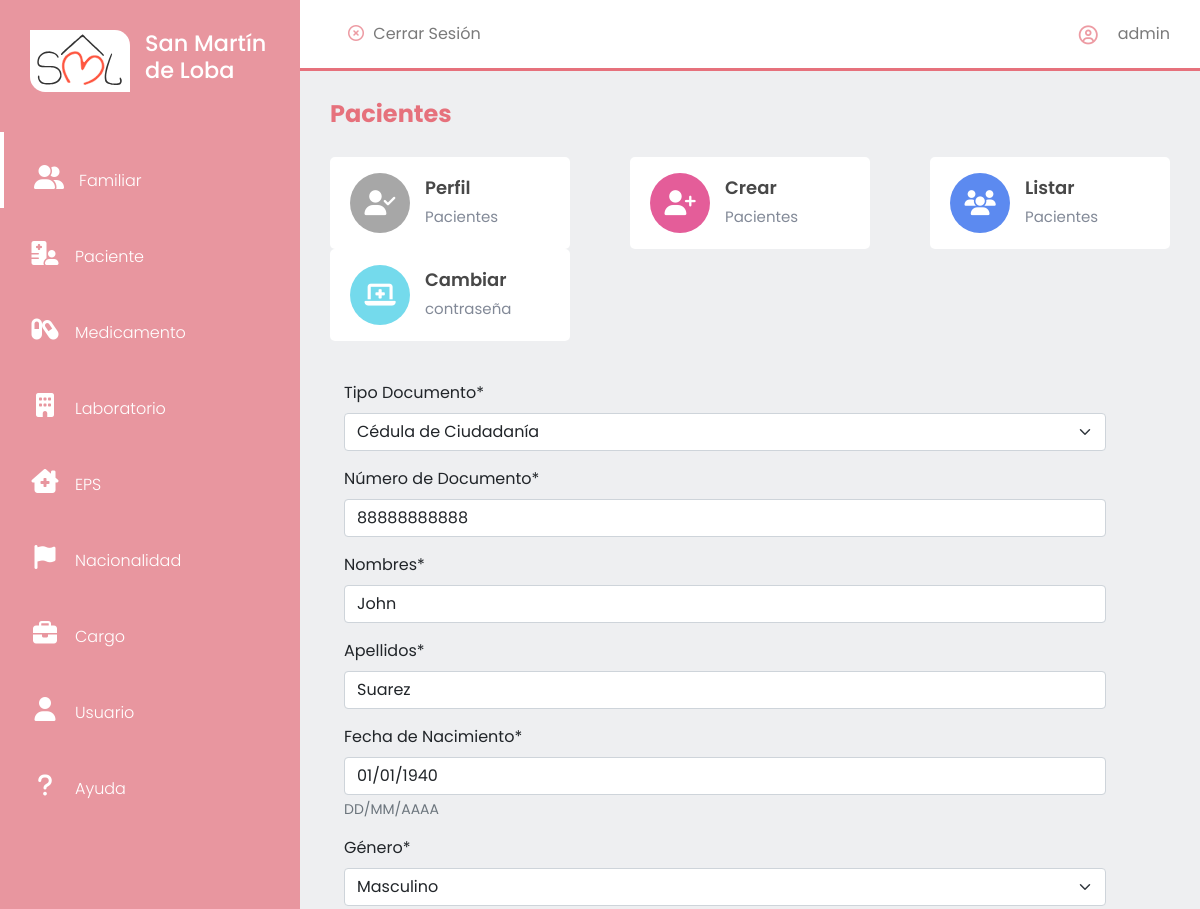
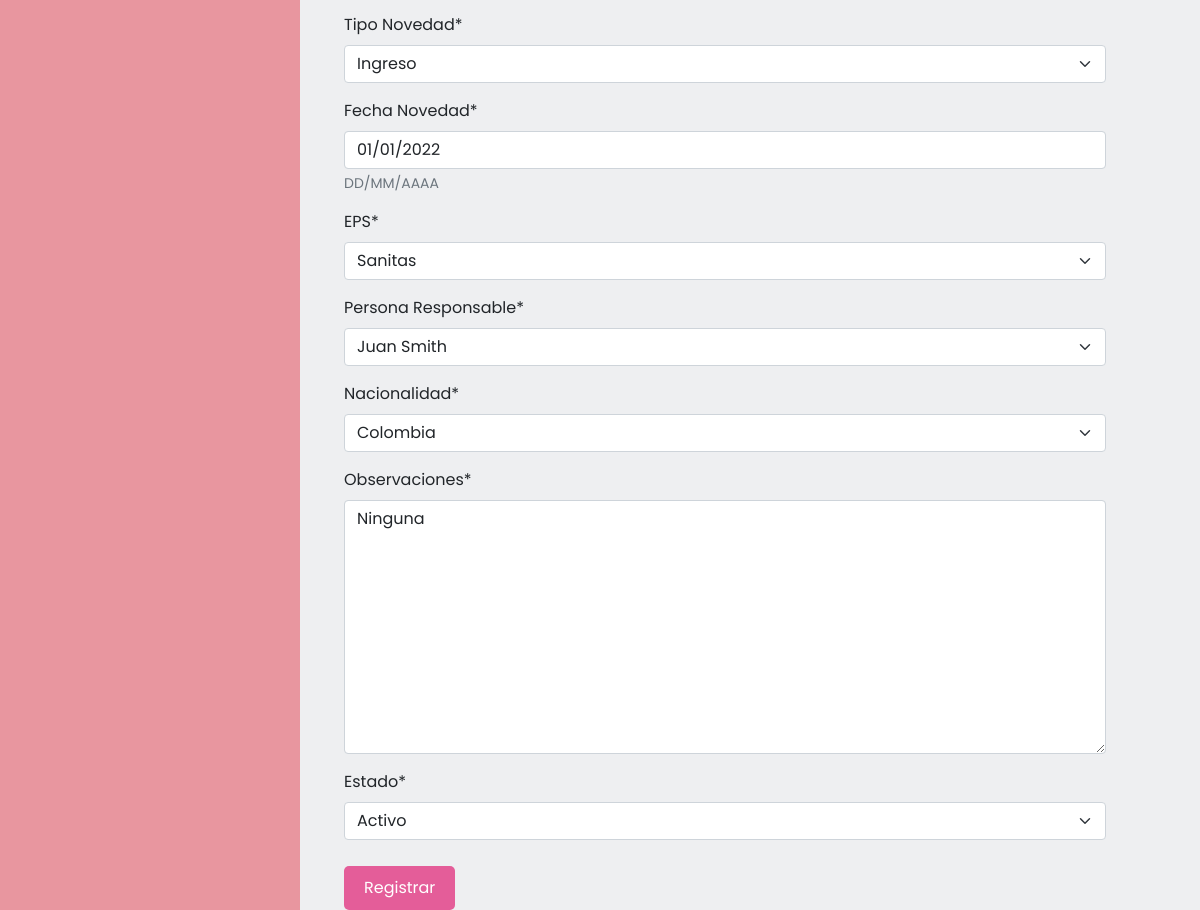
Page /pacientes/editar/1/ (signed in) on the committed database (2 pictures, top to bottom).
### paciente/models.py (models this page shows, shortened)
class Paciente(models.Model):
    class TipoDocumento(models.TextChoices):
        CC = 'C.C', _('Cédula de Ciudadanía')
        CE = 'C.E', _('Cédula de Extranjería')
        PS = 'PST', _('Pasaporte')
        TI = 'T.I', _('Tarjeta de Identidad')
        OT = 'Otro', _('Otro tipo de Documento')
    tipoDocumento = models.CharField(max_length = 4, choices = TipoDocumento.choices, default = TipoDocumento.CC, verbose_name = "Tipo Documento")
    numDocumento = models.CharField(max_length = 50, unique = True, verbose_name = "Número de Documento")
    nombres = models.CharField(max_length = 60, verbose_name = "Nombres")
    apellidos = models.CharField(max_length = 60, verbose_name = "Apellidos")
    fechaNacimiento = models.DateField(verbose_name = "Fecha de Nacimiento", help_text = u"DD/MM/AAAA")
    class Genero(models.TextChoices):
        FEMENINO = 'F', _('Femenino')
        MASCULINO = 'M', _('Masculino')
        OTRO = 'Otro', _('Otro Género')
    genero = models.CharField(max_length = 4, choices = Genero.choices, default = Genero.FEMENINO, verbose_name = "Género")
    class TipoNovedad(models.TextChoices):
        INGRESO = 'Ingreso', _('Ingreso')
        SALIDA = 'Salida', _('Salida')
    tipoNovedad = models.CharField(max_length = 7, choices = TipoNovedad.choices, default = TipoNovedad.INGRESO, verbose_name = "Tipo Novedad")
    fechaNovedad = models.DateField(verbose_name = "Fecha Novedad", help_text = u"DD/MM/AAAA")
    eps = models.ForeignKey(Eps, on_delete = models.CASCADE, null = True, blank = False, verbose_name = 'EPS')
    familiar = models.ForeignKey(Familiar, on_delete = models.CASCADE, null = True, blank = False, verbose_name = "Persona Responsable")
    nacionalidad = models.ForeignKey(Nacionalidad, on_delete = models.CASCADE, null = True, blank = False, verbose_name = "Nacionalidad")
    observaciones = models.TextField(max_length = 250, verbose_name = "Observaciones")
    class Estado(models.TextChoices):
        ACTIVO = '1', _('Activo')
        INACTIVO = '0', _('Inactivo')
    estado = models.CharField(max_length = 1, choices = Estado.choices, default = Estado.ACTIVO, verbose_name = "Estado")
    fechaCreacion = models.DateField(verbose_name = 'Fecha de Creación', null = True, blank = False, default = datetime.date.today)

### familiar/models.py (models this page shows)
class Familiar(models.Model):
    class TipoDocumento(models.TextChoices):
        CC = 'C.C', _('Cédula de Ciudadanía')
        CE = 'C.E', _('Cédula de Extranjería')
        PT = 'PST', _('Pasaporte')
        TI = 'T.I', _('Tarjeta de Identidad')
        OT = 'Otro', _('Otro tipo de Documento')
    tipoDocumento = models.CharField(max_length = 4, choices = TipoDocumento.choices, default = TipoDocumento.CC, verbose_name = 'Tipo Documento')
    numDocumento = models.CharField(max_length = 50, unique = True, verbose_name = 'Número Documento')
    nombres = models.CharField(max_length = 60, verbose_name = 'Nombres')
    apellidos = models.CharField(max_length = 60, verbose_name = 'Apellidos')
    celular = models.CharField(max_length = 20, verbose_name = 'Celular')
    celular2 = models.CharField(max_length = 20, verbose_name = 'Celular 2')
    telefono_domicilio = models.CharField(max_length = 20, verbose_name = 'Teléfono Domicilio')
    correo = models.CharField(max_length = 60, verbose_name = 'Correo')
    direccion = models.CharField(max_length = 70, verbose_name = 'Dirección')
    ciudad = models.CharField(max_length = 60, null = True, blank = False, verbose_name = 'Ciudad o Municipio')
    nacionalidad = models.ForeignKey(Nacionalidad, on_delete = models.CASCADE, null = True, blank = False, verbose_name = 'Nacionalidad')
    class Estado(models.TextChoices):
        ACTIVO = '1', _('Activo')
        INACTIVO = '0', _('Inactivo')
    estado = models.CharField(max_length = 1, choices = Estado.choices, default = Estado.ACTIVO, verbose_name = 'Estado')
    fechaCreacion = models.DateField(verbose_name = 'Fecha de Creación', null = True, blank = False, default = datetime.date.today)
    def __str__(self)->str:
        return '%s %s' %(self.nombres, self.apellidos)

### paciente/views.py (the view)
# urls.py: path('editar/<int:pk>/', pacientes_editar, name = 'pacientes-editar'),
@login_required
def pacientes_editar(request, pk):
    titulo = 'Pacientes'
    paciente = Paciente.objects.get(id = pk)
    if request.method == "POST":
        form = PacienteForm(request.POST, instance = paciente)
        if form.is_valid():
            form.save()
            messages.success(request, 'Paciente editado correctamente')
            return redirect('pacientes')
        else:
            print("Error al guardar")
    else:
        form = PacienteForm(instance = paciente)
    context = {
        'titulo': titulo,
        'form': form,
        'url': '../../',
        'urlCrear': '../',
        'urlListar': '../../listar/'
    }
    return render(request, 'pacientes/pacientes-crear.html', context)

### paciente/forms.py
class PacienteForm(ModelForm):
    class Meta:
        model = Paciente
        exclude = ['fechaCreacion']

### eps/models.py (called while the page is built)
    def __str__(self)->str:
        return '%s' %(self.nombre)

### nacionalidad/models.py (called while the page is built)
    def __str__(self)->str:
        return "%s" %(self.nombre)

### base/templates/pacientes/pacientes-crear.html (shortened to what this page needs)
{% extends 'partials/app.html' %}
{% load crispy_forms_tags %}
{% load static %}
{% block contenido %}
    {% include 'partials/sidebar.html' %}
    <section id="interface">
        {% include 'partials/nav-app.html' %}
        <div class="container form">
            <form action="" method="POST">
                {{form|crispy}}
                <div>
                    <input type="submit" value="Registrar" class="btn-crear" id="">
                </div>
            </form>
        </div>
    </section>
{% endblock contenido %}

### base/templates/partials/nav-app.html (shortened to what this page needs)
{% load static %}
<div class="navigation">
    <div class="n1">
        <div class="btn salir"><i class="far fa-times-circle"></i></i>
            <a href="{% url 'cerrarSesion' %}">Cerrar Sesión</a>
        </div>
    </div>
    <div class="profile">
        <i class="far fa-user-circle" style="color: rgba(230, 113, 124, .7);"></i>
        <span>{{ request.user.username }}</span>
    </div>
</div>
<h3 class="i-name">
    {{titulo}}
</h3>
<div class="values">
    <a class="vinculos" href="{{url}}">
        <div class="val-box">
            <i id="v1" class="fas fa-user-check"></i>
            <div>
                <h3>Perfil</h3>
                <span>{{titulo}}</span>
            </div>
        </div>
    </a>
    <a class="vinculos" href="{{urlCrear}}">
        <div class="val-box">
            <i id="v3" class="fas fa-user-plus"></i>
            <div>
                <h3>Crear</h3>
                <span>{{titulo}}</span>
            </div>
        </div>
    </a>
    <a class="vinculos" href="{{urlListar}}">
        <div class="val-box">
            <i id="v2" class="fas fa-users"></i>
            <div>
                <h3>Listar</h3>
                <span>{{titulo}}</span>
            </div>
        </div>
    </a>
    <a class="vinculos" href="{% url 'password_change' %}">
        <div class="val-box">
            <i id="v4" class="fas fa-laptop-medical"></i>
            <div>
                <h3>Cambiar</h3>
                <span>contraseña</span>
            </div>
        </div>
    </a>
</div>

### static/css/usuario.css (style rules this page uses)
* { margin: 0; padding: 0; box-sizing: border-box; font-family: 'Poppins', sans-serif; }
body { width: 100%; background: #eeeff1 !important; position: relative; display: flex; }
#interface { width: calc(100% - 300px); margin-left: 300px; position: relative; }
#interface .navigation { display: flex; align-items: center; justify-content: space-between; background: #fff; padding: 15px 30px; border-bottom: 3px solid #e6717c; position: fixed; width: calc(100% - 300px); z-index: 1; }
.salir i { margin: 0 5px; color:rgba(230, 113, 124, .7); }
.salir a { color: #7a7a7a; text-decoration: none; }
#interface .navigation .profile { display: flex; justify-content: flex-start; align-items: center; }
#interface .navigation .profile i { margin-right: 20px; font-size: 19px; font-weight: 400; }
#interface .navigation .profile span { color: #7a7a7a; }
.n1 { display: flex; justify-content: flex-start; align-items: center; }
.i-name { color: #e6717c; padding: 30px 30px 0 30px; font-size: 24px; font-weight: 700; margin-top: 70px; }
.vinculos { text-decoration: none; color: #000; }
.values { padding: 20px 30px; display: flex; justify-content: space-between; align-items: center; flex-wrap: wrap; }
.values .val-box { background: #fff; width: 240px; padding: 16px 20px; border-radius: 5px; display: flex; justify-content: flex-start; align-items: center; }
.values .val-box i { font-size: 25px; width: 60px; height: 60px; line-height: 60px; border-radius: 50%; text-align: center; color: #fff; margin-right: 15px; }
#v1 { background: #a7a7a7; }
#v2 { background: #5c8af0; }
#v3 { background: #e45d99; }
#v4 { background: #74daec; }
.values .val-box h3 { font-size: 18px; font-weight: 600; color: #484848; }
.values .val-box span { font-size: 15px; color: #828997; }

### static/css/usuario-crear.css (style rules this page uses)
.form { margin: 20px; width: 90%; }
.btn-crear { margin-top: 10px; background: #e45d99; padding: 10px 20px; border: none; color: white; border-radius: 5px; transition: .3s; }

### rows in the picture
Paciente: tipoDocumento "Cédula de Ciudadanía", numDocumento "88888888888", nombres "John", apellidos "Suarez", fechaNacimiento "01/01/1940", genero "Masculino", tipoNovedad "Ingreso", fechaNovedad "01/01/2022", eps "Sanitas", familiar "Juan Smith", nacionalidad "Colombia", observaciones "Ninguna", estado "Activo"

### other values in the picture
{{ request.user.username }} "admin"
{{ titulo }} "Pacientes"
